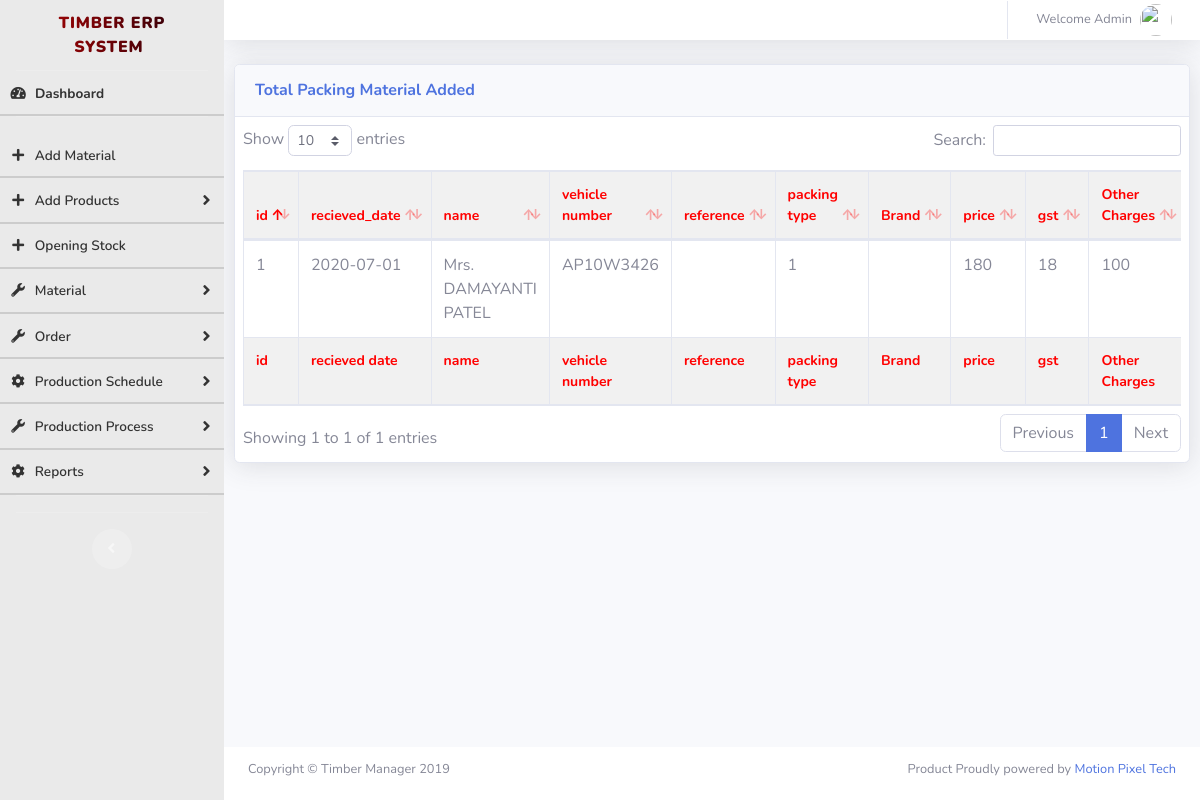
The app's page /total_packing_material_added.php (signed in) with its own data.
### tables this page shows
CREATE TABLE `ta_packing_material` (
  `pm_id` int(11) NOT NULL,
  `recieved_date` date DEFAULT NULL,
  `name` varchar(150) DEFAULT NULL,
  `vehicle_number` varchar(20) DEFAULT NULL,
  `reference` varchar(20) DEFAULT NULL,
  `packing_material_type` varchar(20) DEFAULT NULL,
  `quantity` varchar(20) DEFAULT NULL,
  `uom` varchar(20) DEFAULT NULL,
  `brand` varchar(20) DEFAULT NULL,
  `roles` varchar(20) DEFAULT NULL,
  `price` varchar(20) DEFAULT NULL,
  `gst` varchar(20) DEFAULT NULL,
  `sp_insert_date` datetime(6) DEFAULT NULL,
  `transport_charges` varchar(100) NOT NULL,
  `other_charges` varchar(100) NOT NULL,
  `status` int(1) NOT NULL DEFAULT 1
);

### total_packing_material_added.php (the view, shortened to what this page needs)
<?php
  if(empty($_SESSION['loggedin_id']))
  {
    header("location: index.php");
  } else {
  include("db_connection.php");
?>
    <!DOCTYPE html>
    <html lang="en">
    <head>
        <link href="vendor/fontawesome-free/css/all.min.css" rel="stylesheet" type="text/css">
        <link href="css/sb-admin-2.min.css" rel="stylesheet">
        <link href="vendor/datatables/dataTables.bootstrap4.min.css" rel="stylesheet">
    </head>
    <body id="page-top">
        <div id="wrapper">
            <?php include "sidebar.php"; ?>
                <div id="content-wrapper" class="d-flex flex-column">
                    <div id="content">
                        <nav class="navbar navbar-expand navbar-light bg-white topbar mb-0 static-top shadow">
                            <ul class="navbar-nav ml-auto">
                                <li class="nav-item dropdown no-arrow">
                                    <a class="nav-link dropdown-toggle" href="#" id="userDropdown" role="button" data-toggle="dropdown" aria-haspopup="true" aria-expanded="false">
                                        <span class="mr-2 d-none d-lg-inline text-gray-600 small">Welcome Admin</span>
                                        <img class="img-profile rounded-circle" src="https://source.unsplash.com/QAB-WJcbgJk/60x60">
                                    </a>
                                </li>
                            </ul>
                        </nav>
                        <div class="">
                            <div class="">
                                <div class="card shadow mb-4">
                                    <div class="card-header py-3">
                                        <h6 class="m-0 font-weight-bold text-primary" style="text-transform: capitalize;">total packing material added</h6>
                                    </div>
                                    <div class="card-body">
                                        <div class="table-responsive">
                                            <table class="table table-bordered" id="dataTable" width="100%" cellspacing="0">
                                                <thead>
                                                    <tr>
                                                        <th>id</th>
                                                        <th>recieved_date</th>
                                                        <th>name</th>
                                                        <th>vehicle number</th>
                                                        <th>reference</th>
                                                        <th>packing type</th>
                                                        <th>Brand</th>
                                                        <th>price</th>
                                                        <th>gst</th>
                                                        <th>Other Charges</th>
                                                    </tr>
                                                </thead>
                                                <tfoot>
                                                    <tr>
                                                        <th>id</th>
                                                        <th>recieved date</th>
                                                        <th>name</th>
                                                        <th>vehicle number</th>
                                                        <th>reference</th>
                                                        <th>packing type</th>
                                                        <th>Brand</th>
                                                        <th>price</th>
                                                        <th>gst</th>
                                                        <th>Other Charges</th>
                                                    </tr>
                                                </tfoot>
                                                <tbody>
                                                    <?php
                                                      $sql = "SELECT * FROM ta_packing_material where status = 1";
                                                      $result = $conn->query($sql);
                                                      while($row = $result->fetch_assoc()) {
                                                    ?>
                                                        <tr>
                                                            <td>
                                                                <?php echo $row["pm_id"]; ?>
                                                            </td>
                                                            <td>
                                                                <?php echo $row["recieved_date"]; ?>
                                                            </td>
                                                            <td>
                                                                <?php echo $row["name"]; ?>
                                                            </td>
                                                            <td>
                                                                <?php echo $row["vehicle_number"]; ?>
                                                            </td>
                                                            <td>
                                                            </td>
                                                            <td>
                                                                <?php echo $row["packing_material_type"]; ?>
                                                            </td>
                                                            <td>
                                                            </td>
                                                            <td>
                                                                <?php echo $row["price"]; ?>
                                                            </td>
                                                            <td>
                                                                <?php echo $row["gst"]; ?>
                                                            </td>
                                                            <td>
                                                                <?php echo $row['other_charges']; ?>
                                                            </td>
                                                        </tr>
                                                        <?php
                                                        }
                                                           ?>
                                                </tbody>
                                            </table>
                                        </div>
                                    </div>
                                </div>
                            </div>
                        </div>
                    </div>
                    <?php include "footer.php"; ?>
                </div>
        </div>
    </body>
    </html>
    <?php } ?>

### records on screen
ta_packing_material: pm_id "1", recieved_date "2020-07-01", name "Mrs. DAMAYANTI PATEL", vehicle_number "AP10W3426", packing_material_type "1", price "180", gst "18", other_charges "100"
